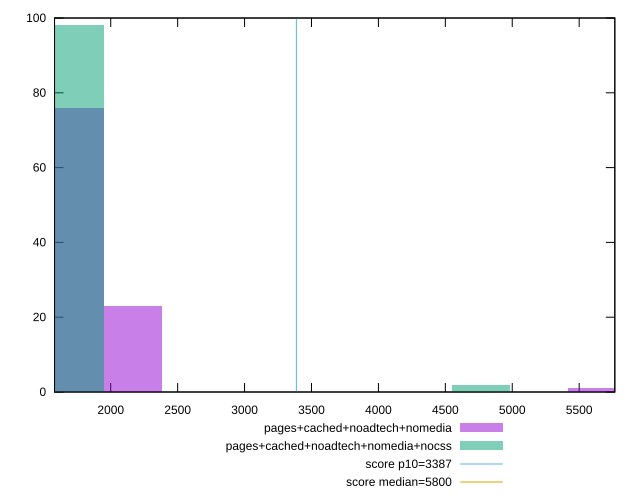

Write gnuplot code to recreate this figure.
reset

$pagesCachedNoadtechNomedia <<EOF
5632.537928692657 1
2166.360741804868 23
1733.0885934438945 76
EOF

$pagesCachedNoadtechNomediaNocss <<EOF
4765.99363197071 2
1733.0885934438945 98
EOF

set key outside below
set boxwidth 433.27214836097363
set xrange [1580.0095:5766.440472309114]
set yrange [0:100]
set trange [0:100]
set style fill transparent solid 0.5 noborder

set parametric
set terminal svg size 640, 500 enhanced background rgb 'white'
set output "report_00019_2021-02-10T18-14-37.922Z//speed-index/comparison/histogram/3_vs_4.svg"

plot $pagesCachedNoadtechNomedia title "pages+cached+noadtech+nomedia" with boxes, \
     $pagesCachedNoadtechNomediaNocss title "pages+cached+noadtech+nomedia+nocss" with boxes, \
     3387,t title "score p10=3387", \
     5800,t title "score median=5800"

reset
